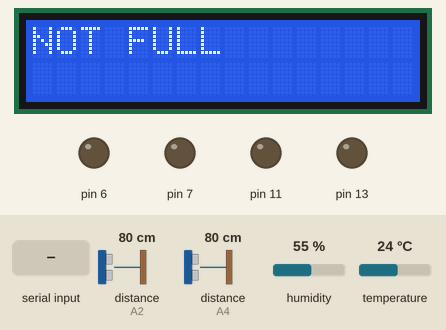
Bench run of a sketch on a simulated Arduino Uno, built with avr-gcc and run on an emulated ATmega328P. Shown: 16×2 character LCD, output pins drawn as LEDs (lit = HIGH). Dashed ring = blinking. The inputs (shaded band) are chosen by the test bench; at power-on: distance to the obstacle (sensors on A2, A4) 80 cm, humidity 55 %, temperature 24 °C. What the sketch prints to the serial monitor is not drawn.

Above: at 1.2 s.
1.3 s: distance to the obstacle (sensor on A2) set to 6 cm
4.4 s: distance to the obstacle (sensor on A2) set to 3 cm
At 7.5 s:
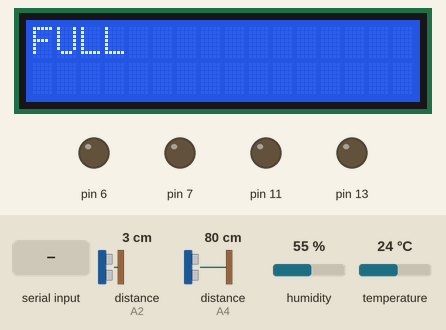
7.9 s: distance to the obstacle (sensor on A4) set to 6 cm
9.7 s: distance to the obstacle (sensor on A4) set to 3 cm
At 10.79 s:
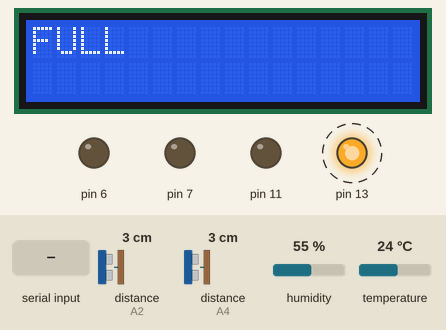
13.0 s: "A" received over Serial
At 15.0 s:
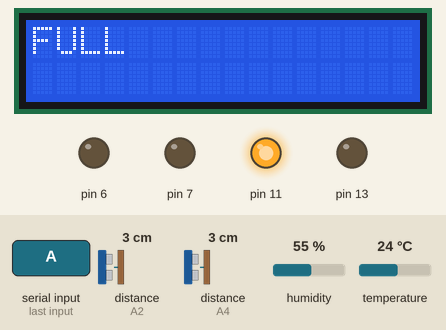
15.2 s: "C" received over Serial
At 18.2 s:
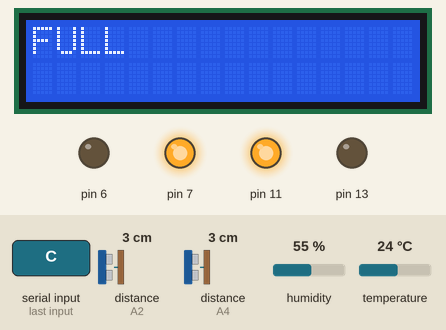
Timing chart, 0 to 18.8 s (numbered marks = the images above; inputs shaded):
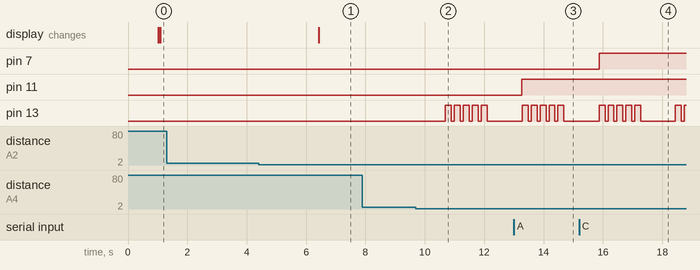

Measured:
- the behaviour switches between 5 and 4 cm on distance to the obstacle (sensor on A2) (found by bisection; images 0 and 1)
- the behaviour switches between 5 and 4 cm on distance to the obstacle (sensor on A4) (found by bisection; images 1 and 2)
- after the input at 1.3 s, every drawn part: stays the same
- after the input at 4.4 s, the display: changes after 2.0 s (image 1)
- after the input at 7.9 s, every drawn part: stays the same
- after the input at 9.7 s, pin 13: alternates HIGH for 0.20 s and LOW for 0.10 s, 10 changes in all, then stays LOW, starting after 1.0 s
- after the input at 13.0 s, pin 11: LOW → HIGH after 0.26 s
- after the input at 15.2 s, pin 7: LOW → HIGH after 0.67 s

The sketch:

sketch_jun28b.ino
```cpp
#include <dht.h>
#include<Ultrasonic.h>
#include <LiquidCrystal.h>

char data;
dht DHT;

const int rs = 10, en = 9, d4 = 5, d5 = 12, d6 = 3, d7 = 2;
LiquidCrystal lcd(rs, en, d4, d5, d6, d7);

Ultrasonic garbage (A1, A2);

Ultrasonic ultrasonic (A5, A4);

void setup() {
  // put your setup code here, to run once:
  Serial.begin(9600);
  pinMode(11,OUTPUT);
  pinMode(7,OUTPUT);
  pinMode(6,OUTPUT);
  pinMode(A0, INPUT);
  pinMode(13,OUTPUT);
  lcd.setCursor(0, 0); // top left
  lcd.print("NOT FULL");
}

void loop() {
  // put your main code here, to run repeatedly:

  int v = ultrasonic.Ranging(CM);
  int g = garbage.Ranging(CM);

  if(Serial.available()>0)
  {
    data=Serial.read();
    Serial.print(data);

    if(data=='A')
    {
       digitalWrite(11, HIGH);
    }

    else if(data=='B')
    {
      digitalWrite(11, LOW);
    }

    DHT.read11(A0);

    if(DHT.temperature>28.00||data=='C')
    {

      digitalWrite(7,HIGH);
      digitalWrite(6,LOW);

    }

    else if (data=='D'||DHT.temperature<20.00)
    {

      digitalWrite(6,HIGH);
      digitalWrite(7,LOW);
    }


      }
  Serial.println(v);
  if(v<5)
      {
//       delay(2000);
        for(int i=0;i<5;i++)
        {
          digitalWrite(13,HIGH);
          delay(200);
          digitalWrite(13,LOW);
          delay(100);
        }

      }

  Serial.println(g);
  delay(1000);
         if(g<5)
    {
      lcd.begin(16, 2);
      lcd.print("FULL");
    }
    else
    {
      lcd.begin(16, 2);
      lcd.print("NOT FULL");
    }


}
```
